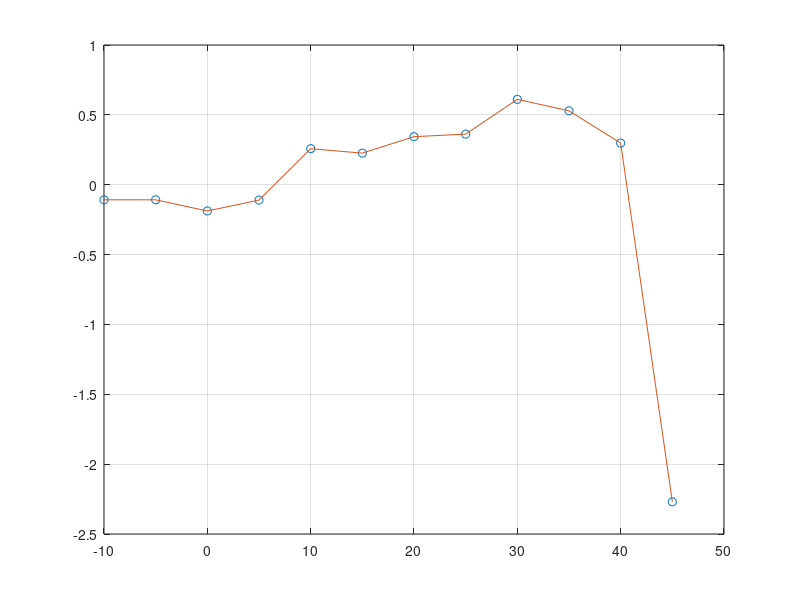

Here is the MATLAB script that generated this plot:
% clear all; close all; clc;

A = [ -0.267   -0.110   0.308    1.34    2.08    2.91    2.76    2.05    1.50    1.49    1.83    1.21;
       0.882    0.852   0.876   0.958   0.962   0.974   0.819   0.483   0.590    1.21  -0.493   -1.04;
      -0.108   -0.108  -0.188  -0.110   0.258   0.226   0.344   0.362   0.611   0.529   0.298   -2.27;
       -8.80    -25.8   -28.9   -31.4   -31.2   -30.7   -27.7   -28.2   -29.0   -29.8   -38.3   -35.3;
      -0.126    0.026   0.063   0.113   0.208   0.230   0.319   0.437   0.680   0.100   0.447  -0.330;
      -0.360   -0.359  -0.443  -0.420  -0.383  -0.375  -0.329  -0.294  -0.230  -0.210  -0.120  -0.100;
       -7.21   -0.540   -5.23   -5.26   -6.11   -6.64   -5.69   -6.00   -6.20   -6.40   -6.60   -6.00;
      -0.380   -0.363  -0.378  -0.386  -0.370  -0.453  -0.550  -0.582  -0.595  -0.637   -1.02  -0.840;
       0.061    0.052   0.052  -0.012  -0.013  -0.024   0.050   0.150   0.130   0.158   0.240   0.150];
  
% Construção da superfécies de interpolação.  
ALPHA = linspace(-10, 45, 12);

% D(1) = CXq;
% D(2) = CYr;
% D(3) = CYp;
% D(4) = CZq;
% D(5) = Clr;
% D(6) = Clp;
% D(7) = Cmq;
% D(8) = Cnr;
% D(9) = Cnq;


x = ALPHA;
y = A(3,:);
f  = spline(x,y,5)
plot(x, y, 'o' , x, y); grid;
